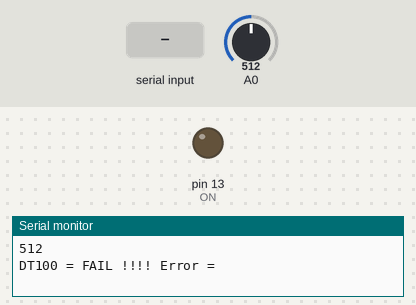
The sketch below on a simulated Arduino Mega 2560, built with avr-gcc and run on an emulated ATmega2560. Shown: output pins drawn as LEDs (lit = HIGH), the last lines printed to the serial monitor. The inputs (shaded band) are chosen by the test bench; at power-on: A0 = 512.

Above: at 1.2 s.
1.3 s: "%EE$WD" received over the second serial link
At 1.63 s:
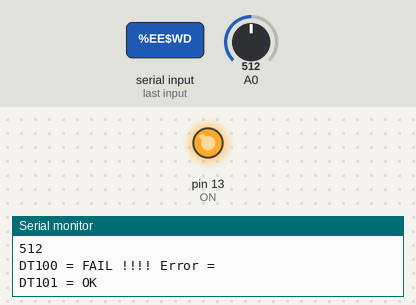
Timing chart, 0 to 4.3 s (numbered marks = the images above; inputs shaded):
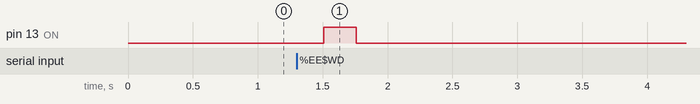

Measured:
- after the input at 1.3 s, pin 13 (ON): LOW → HIGH after 0.21 s, → LOW 0.25 s later

The sketch:

Panasonic_WriteDataArea.ino
```cpp
/*
 * Rutina de escritura Protocolo  Mewtocol  WD Write data area, creada  para Equipos Industriales Panasonic Principalmente PLC'S y HMI' entre otros dispositivos
 * Write Routine Protocol Mewtocol WD Write data area, created for Panasonic Industrial Equipment Mainly PLC'S and HMI 'among other devices
 *
 *  Created by PDAControl
 *   Write DT'S Registers
 *
 *  More info      : http://pdacontrolen.com
 *  Mas informacion: http://pdacontroles.com
 *  Channel  Youtube https://www.youtube.com/c/JhonValenciaPDAcontrol/videos
 *
 *
 *  Routine write-only in registers - Rutina solo escritura en registros
 *   DT = Data Registers
 *   LD = Link Data Registers
 *   FL = File Registers
 *

*/

void setup() {


pinMode(13, OUTPUT);              // ON= "Communication OK"  OFF = "Communication ERROR or OFF PLC "
Serial.begin(9600);               /// Debug serial
Serial1.begin(9600,SERIAL_8O1);   /// Communication PLC Panasonic

}


//                  Funtion  ADDCERO
//////////////////////////////////////////////////////////////////
///Esta funcion rellena con ceros a la izquierda dependiendo del tamaño requerido
///This function fills with leading zeros depending on the required size       example   in(10,5) = 10000  add 3 zeros

String addcero(String value ,int Max  )
{
int Tam = value.length() ;
String ceroadd="";

for (int i=0; i < (Max - Tam) ; i++){
   ceroadd+="0";
}
value=ceroadd+value;
return value;

}
////////////////////////////////////////////////////////////////////////


////////////////////Funtion WD_MEWTOCOL ////////////////////////////////////////////////////////////////////////////////

// EXAMPLE  DT300 = 100    //  Value   100 =  64 hex ->> invertir   L (64)     H (100)
//  This function takes input data and creates the entire write frame. Mewtocol performs the following:
// Header + REGISTRY TYPE + Address Register + Address Register + Conversion of int value to HEX to value in ASCII + Checksum (BCC)
//   %EE#WD-----------D ------------00300-------------00300----------------64 00-------------------------------------------53

//  Ejemplo  DT300 = 100    //  Valor   100 =  64 hex ->> invertir   L (64)     H (100)
//  Esta funcion toma datos de entrada y crea toda la trama de escritura Mewtocol realiza lo siguiente:
///  Encabezado + TIPO REGISTRO  + Direccion Registro + Direccion Registro  + Conversion de Valor int a HEX a valor en ASCII + Checksum (BCC)
//   %EE#WD-----------D ------------------00300-----------------00300----------------64 00--------------------------------------53

void WD_Mewtocol(String RegistroDT, int valor )
{

 //String Trama ="%EE#WDD0030000300640053";   // test
String Trama="";

////////////// Header - Encabezado   /////////////////////////
String DT = "D";  /// Data Registers
String LD = "L";  /// Link Data Registers
String FL = "F";  /// File Registers
String Datacode = DT;  ///// DT Registers
String Encabezado="%EE#WD"+Datacode;
///////////////////////////////////////////////////////////////

/////////////////////////TIPO REGISTRO//////////////////////////////////////
String DireccionDT = RegistroDT.substring(2,6) ;  /// Recorta direccion DT  ej:  DT1000  ---> ////   Cut DT direction eg: DT1000 ---> 1000
DireccionDT = addcero(DireccionDT,5);            /// agrega relleno ceros ala izquierda   /// Add padding zeros left
///////////////////////////////////////////////////////////////

//////////////////////High and Low Value, conversion int to HEX and String         //////////////////
//////////////////////Parte Alta y Baja de Valor , conversion int a HEX y String  ///////////////////
byte hi, lo;  // 8 bits C/U
hi = highByte(valor);
lo = lowByte(valor);

String valorH=String(hi, HEX);
String valorL=String(lo, HEX);

valorL.toUpperCase();
valorL = addcero(valorL,2);   /// agrega relleno ceros ala izquierda   /// Add padding zeros left
//Serial.println(valorL);

valorH.toUpperCase();
valorH = addcero(valorH,2);  /// agrega relleno ceros ala izquierda   /// Add padding zeros left
//Serial.println(valorH);
//Serial.println(valorL+valorH);
/////////////////////////////////////////////////////////////////////////////////////////////////////////


////////////     Frame Concatenation   ////////////////////////////////////
////////////    Concatenación de trama ////////////////////////////////////
Trama = (Encabezado + DireccionDT + DireccionDT + valorL + valorH );
Trama.toUpperCase();   /////////CONVERTING String to upper case   -  CONVERSIÓN DE String a mayúsculas
///////////////////////////////////////////////////////////////////////////


/////////////////////////CALCULO BCC (Checksum de seguridad)////////////////////////////////////////////////
///////////////////////// BCC CALCULO  (Security Checksum)//////////////////////////////////////////////////
/*
 *  El BCC es un código que realiza la verificación de errores de paridad horizontal para Mejorar la fiabilidad de los datos que se envían.
 *  El BCC utiliza un OR exclusivo desde el encabezado (%) hasta el carácter final del Texto y convierte los datos de 8 bits en un código ASCII de 2 caracteres.
 *
 * The BCC is a code that performs horizontal parity error checking to Improve the reliability of the data being sent.
 * The BCC uses an exclusive OR from the header (%) to the final character of the Text and converts the 8-bit data into a 2-character ASCII code. *
 */

int  TramaTam =Trama.length();             // Longitud  Trama  //  Length Frame
byte tram_arreglo [TramaTam];              //  Array Bytes
Trama.getBytes(tram_arreglo,TramaTam+1);   // almacena Trama en BYTES Array // Stores Frame in BYTES Array

byte bcc = 0;
String BCC;

 for (int i=0; i <= (TramaTam - 1); i++){
     bcc ^= tram_arreglo[i];                      /// exclusive or
 }
BCC =String(bcc, HEX);          ////// BCC to String
////////////////////////////////////////////////////////////////////////////////////////////////////////

/////////////////////Concatenate BCC to frame///////////////////////////////////////////////////////////
Trama = Trama + BCC ;
Trama.toUpperCase();
///////////////////////////////////////////////////////////////////////////////////////////////////////


////////////////Sends Frame for Serial1 Port "Arduino Mega"/////////////////
Serial1.print(Trama+"\r");
///////////////////////////////////////////////////////////////////////////


/////////////////////////Confirmation response from PLC  //////////////////////////////////////////////////
/////////////////////////Respuesta de confirmacion desde PLC////////////////////////////////////////////////+
///////////////////      %EE$WD12 = OK


String respuesta =(Serial1.readString());
String Error = respuesta;
Serial1.setTimeout(200);                //////Timeout
String Validacion = respuesta.substring(0,6);

      if(Validacion =="%EE$WD")        //Normal response (Write successful)
      {

       Serial.print(RegistroDT);
       Serial.println(" = OK");
       digitalWrite(13, HIGH);
      }
      else
      {
        Serial.print(RegistroDT);
        Serial.print(" = FAIL !!!! Error = ");
        Serial.println(Error);
        digitalWrite(13, LOW);
      }

///////////////////////////////////////////////////////////////////////////////////////////////////////////////
///////////////////////////////////////////////////////////////////////////////////////////////////////////////


}


void loop() {

 int adc = analogRead(A0);
  Serial.println(adc);
   delay(50);

  WD_Mewtocol("DT100",adc);
   delay(50);
  WD_Mewtocol("DT101",adc);
   delay(50);
  WD_Mewtocol("DT102",adc);
   delay(50);


}
```
